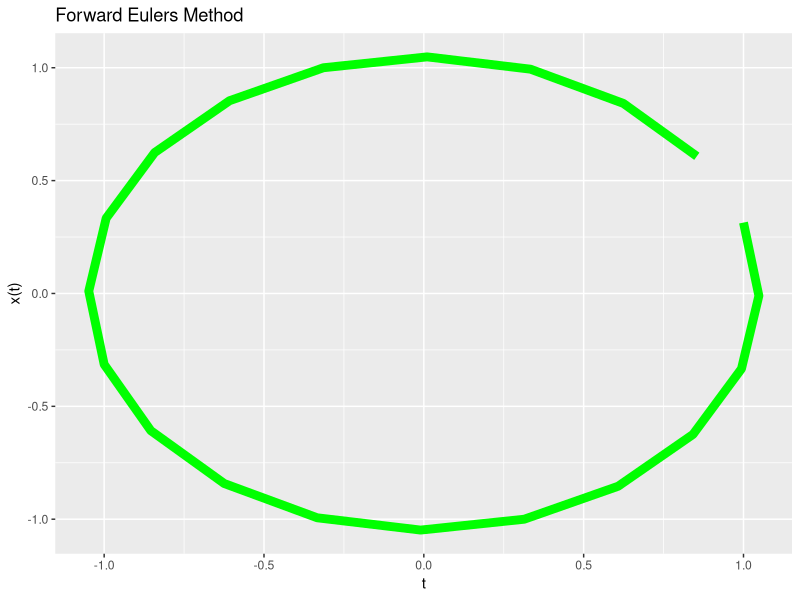
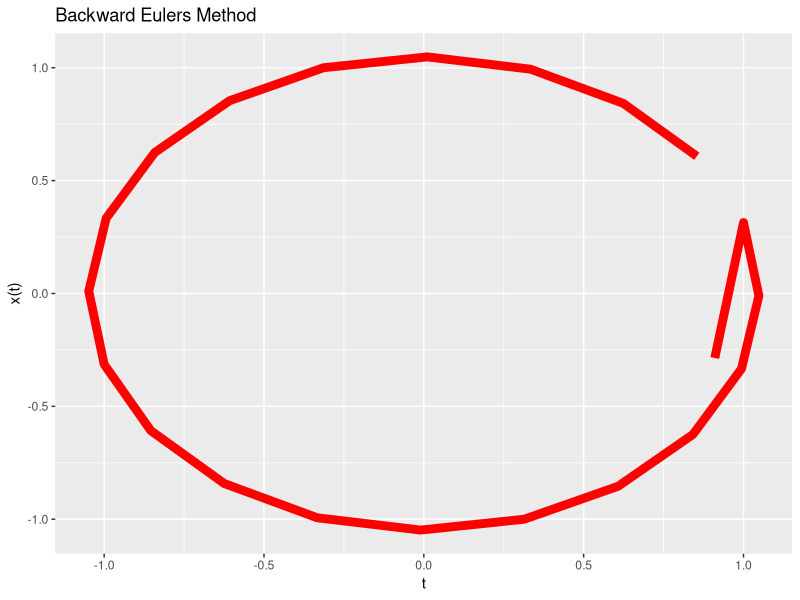
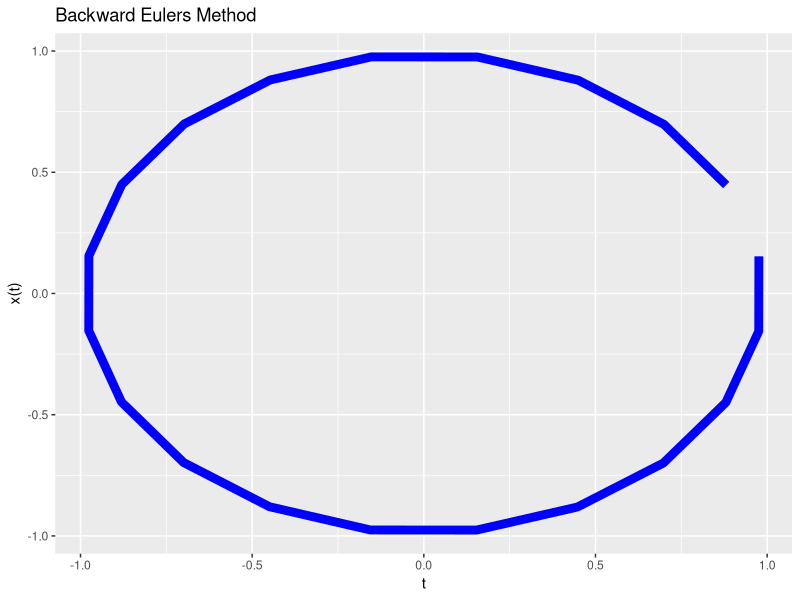

Write R code to recreate these figures, in order.
# MA 341
# Project 2
# Author: Adam Turner

### Prompt 1
#### Part A, Part B

values <- c(-242,444,-288,642,702,278,-492,304,-742,-802,209,-352,248,-511,-559,-110,232,-112,362,370,-84,132,-96,192,220)

A <- matrix(values, nrow = 5, byrow=FALSE)

xk = matrix(c(1,1,1,1,1))
for (i in 1:50) {
  xk = (A %*% xk / max(abs(A %*% xk)))
  if (i == 50) {
    dom <- xk
    print(dom)
  }
}

A %*% dom
dom
lambda = 40
(A %*% dom) == (lambda * dom)

(1/40)*dom

Bmat <- solve(A)
yk = matrix(c(1,1,1,1,1))
for (i in 1:50) {
  yk = (Bmat %*% yk) / (max(abs(Bmat %*% yk)))
  if (i == 50) {
    dom2 <- yk
    print(dom2)
  }
}

Bmat %*% dom2

dom2 * (1/40)

# Prompt 1 Part C
###Unused Matrices
MB = matrix(c(1, -10/pi, 1, 10/pi), nrow=2)
MC = matrix(c(1, -20/pi, 1, 20/pi), nrow=2)

### Forward Eulers method
MF = matrix(c(1, pi/10, -pi/10, 1), nrow=2)
deltat = 0.05

feulerx <- c()
feulery <- c()
for (i in 1:20){
  xka = MF %*% matrix(c(cos(2*pi*deltat*i), sin(2*pi*deltat*i)))
  feulerx <- c(feulerx, xka[1,1])
  feulery <- c(feulery, xka[2,1])
}

feulerdata <- data.frame(feulerx, feulery)

### Backward Euler Method
MBB = matrix(c(100/(100+pi^2), -10*pi/(100+pi^2), 10*pi/(100+pi^2), 100/(100+pi^2)), nrow=2)
deltat = 0.05

beulerx <- c()
beulery <- c()
for (i in 1:20){
  xkb = MBB %*% matrix(c(cos(2*pi*deltat*i), sin(2*pi*deltat*i)))
  beulerx <- c(feulerx, xkb[1,1])
  beulery <- c(feulery, xkb[2,1])
}

beulerdata <- data.frame(beulerx, beulery)

### Crank-Nicolson Method
MT = matrix(c(400/(400+pi^2), 20*pi/(400+pi^2), -20*pi/(400+pi^2), 400/(400+pi^2)), nrow=2)
deltat = 0.05

ceulerx <- c()
ceulery <- c()
for (i in 1:20){
  xkc = MT %*% matrix(c(cos(2*pi*deltat*i), sin(2*pi*deltat*i)))
  ceulerx <- c(ceulerx, xkc[1,1])
  ceulery <- c(ceulery, xkc[2,1])
}

ceulerdata <- data.frame(ceulerx, ceulery)

#Plots
library(ggplot2)
  #Forward Eulers Method
ggplot(feulerdata, aes(feulerdata$feulerx, feulerdata$feulery)) +
  geom_path(color="green", size=3) +
  labs(x= "t", y="x(t)", title="Forward Eulers Method")

  #Backward Eulers Method
ggplot(beulerdata, aes(beulerdata$beulerx, beulerdata$beulery)) +
  geom_path(color="red", size=3) +
  labs(x= "t", y="x(t)", title="Backward Eulers Method")

#Crank-Nicolson Method
ggplot(ceulerdata, aes(ceulerdata$ceulerx, ceulerdata$ceulery)) +
  geom_path(color="blue", size=3) +
  labs(x= "t", y="x(t)", title="Backward Eulers Method")
